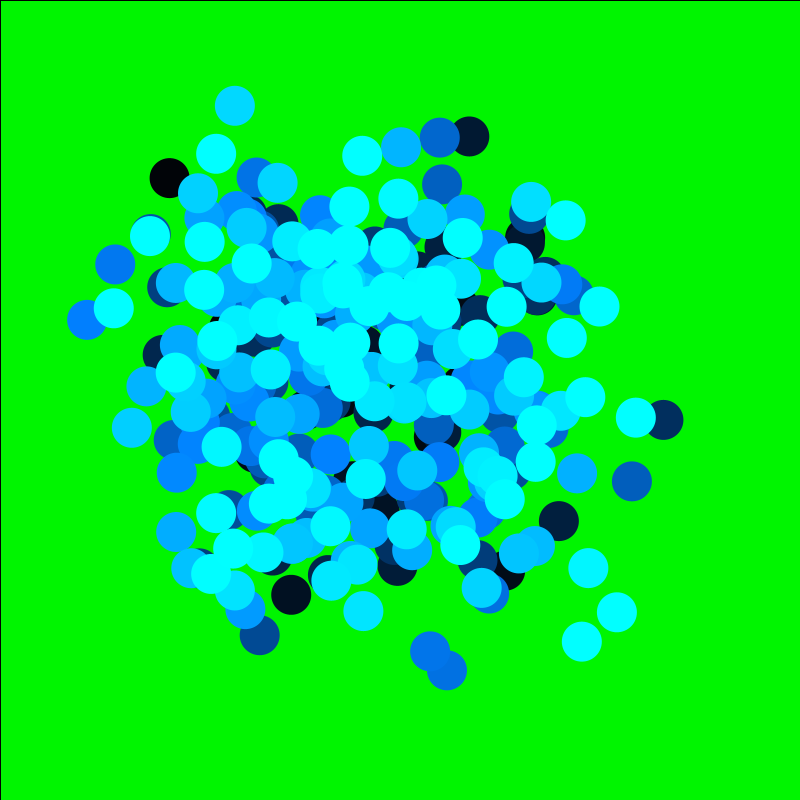
Frame 1 (no input)
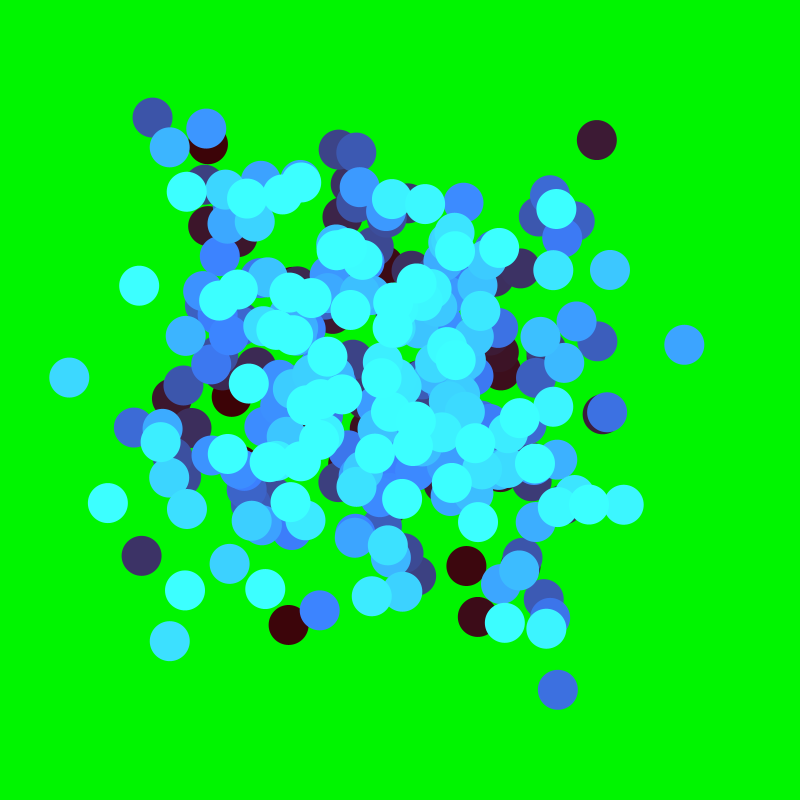
Frame 60 (the mouse pressed at the canvas centre just before this capture)
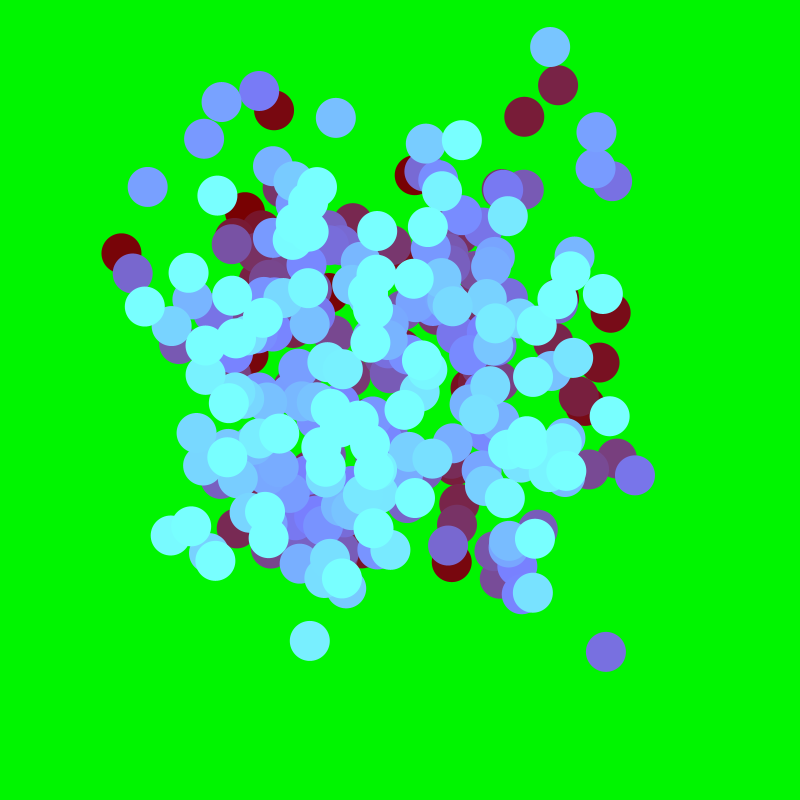
Frame 120 (the mouse held since frame 60 and released just before this capture)

The Processing sketch that drew these frames (run headless with seeded random() and noise(); from frame 60 on, the mouse is pressed at the canvas centre):

// Processing sketch: MagicWorm
// ── MagicWorm.pde

void setup(){
 
 size(800,800);
 background(0,255,0);
 
  
}

void draw(){
   background(0,255,0);
   makeMagical();
  for(int i=0; i<300; i++){
    float x= getWormX(i);
    float y= getWormY(i);
    fill(frameCount,i,i*2);
    ellipse(x,y,40,40);
 }

  
  
}

float frequency = .01;
float noiseInterval = PI*2;

void makeMagical(){
     fill( 0, 0, 0, 10 );
     rect(0, 0, width, height);
     noStroke();
}

float getWormX(int i) {
     return map(noise(i*noiseInterval + frameCount * frequency), 0, 1, 0, width);
}

float getWormY(int i) {
     return map(noise(i*noiseInterval+1 + frameCount * frequency), 0, 1, 0, height);
}
